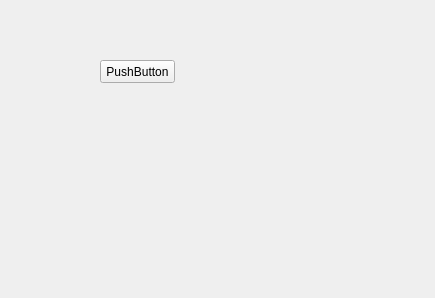
<?xml version="1.0" encoding="UTF-8"?>
<ui version="4.0">
 <class>Widget</class>
 <widget class="QWidget" name="Widget">
  <property name="geometry">
   <rect>
    <x>0</x>
    <y>0</y>
    <width>435</width>
    <height>298</height>
   </rect>
  </property>
  <property name="windowTitle">
   <string>Widget</string>
  </property>
  <widget class="QPushButton" name="pushButton">
   <property name="geometry">
    <rect>
     <x>100</x>
     <y>60</y>
     <width>75</width>
     <height>23</height>
    </rect>
   </property>
   <property name="text">
    <string>PushButton</string>
   </property>
  </widget>
 </widget>
 <resources/>
 <connections/>
</ui>
